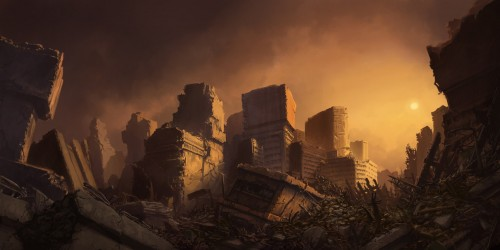
#> input picture Images/Apocalypse.jpg, 500 x 250 px, found by its file name
$ python histogram_equalize.py
#> lines starting #> are read from the running program, lines starting #| are printed output that depends on the picture
import cv2
from matplotlib import pyplot as plt
import numpy as np

image = cv2.imread("Images/Apocalypse.jpg")
#> image is the input picture: shape (250, 500, 3); mean B, G, R 34.8, 52.4, 81
cv2.imshow("Original", image)

cv2.waitKey(0)

image=cv2.cvtColor(image, cv2.COLOR_BGR2GRAY)
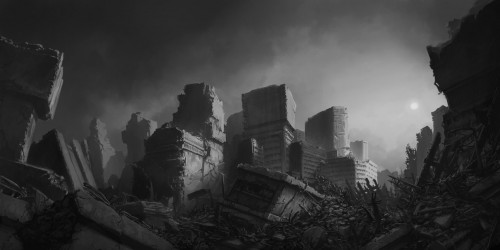
#> image: shape (250, 500); min 3, max 225, mean 58.9
cv2.imshow("Original", image)

eq = cv2.equalizeHist(image)
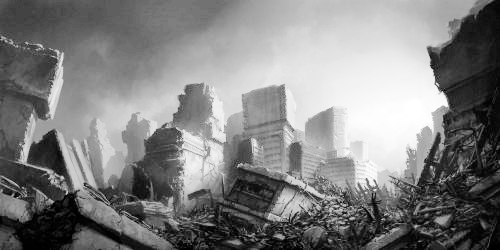
#> eq: shape (250, 500); min 0, max 255, mean 128.9

cv2.imshow("Histogram Equalization", np.hstack([image, eq]))
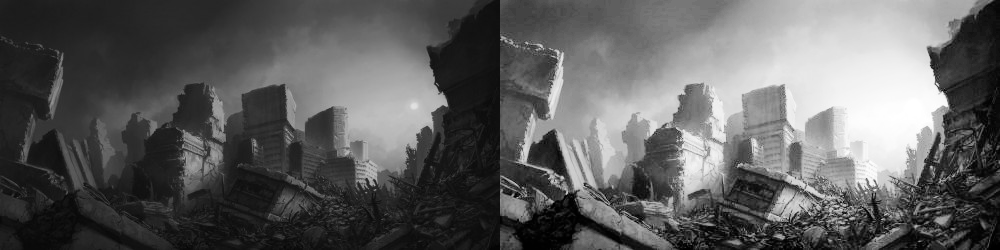
#> window 'Histogram Equalization': shape (250, 1000); min 0, max 255, mean 93.9
cv2.waitKey(0)

$ run again, with Images/Galaxy.jpg copied over Images/Apocalypse.jpg
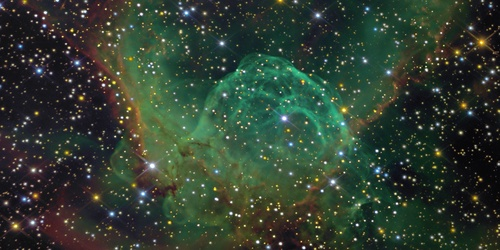
#> input picture Images/Galaxy.jpg, 500 x 250 px, found by its file name
#> image is the input picture: shape (250, 500, 3); mean B, G, R 49.4, 62.5, 48.9
#> image: shape (250, 500)
#> `eq = cv2.equalizeHist(image)`:
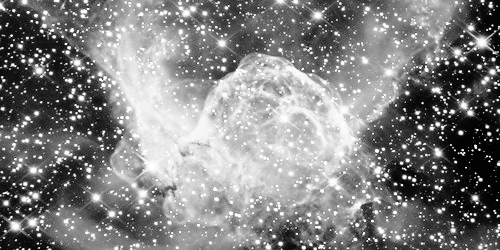
#> eq: shape (250, 500); min 0, max 255, mean 128.9
#> `cv2.imshow("Histogram Equalization", np.hstack([image, eq]))`:
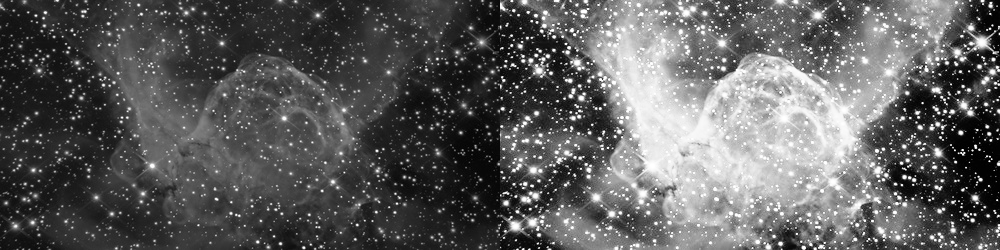
#> window 'Histogram Equalization': shape (250, 1000); min 0, max 255, mean 92.9
